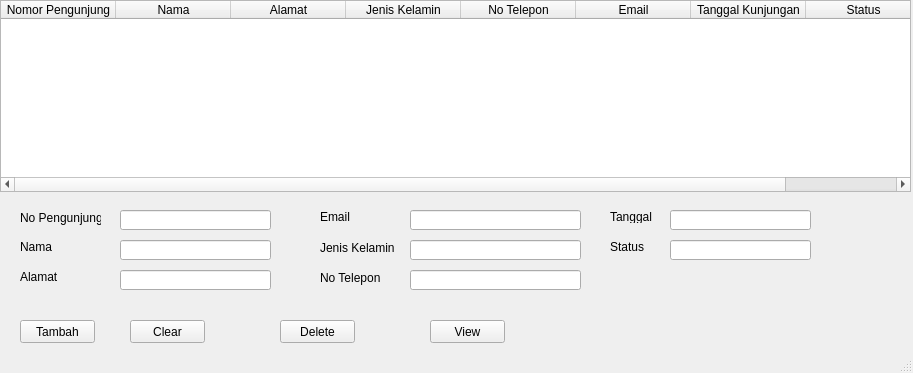
<?xml version="1.0" encoding="UTF-8"?>
<ui version="4.0">
 <class>MainWindow</class>
 <widget class="QMainWindow" name="MainWindow">
  <property name="geometry">
   <rect>
    <x>0</x>
    <y>0</y>
    <width>913</width>
    <height>373</height>
   </rect>
  </property>
  <property name="windowTitle">
   <string>Data Pengunjung Objek Wisata</string>
  </property>
  <widget class="QWidget" name="centralwidget">
   <widget class="QLabel" name="label">
    <property name="geometry">
     <rect>
      <x>20</x>
      <y>210</y>
      <width>81</width>
      <height>16</height>
     </rect>
    </property>
    <property name="text">
     <string>No Pengunjung</string>
    </property>
   </widget>
   <widget class="QLabel" name="label_2">
    <property name="geometry">
     <rect>
      <x>20</x>
      <y>240</y>
      <width>47</width>
      <height>13</height>
     </rect>
    </property>
    <property name="text">
     <string>Nama</string>
    </property>
   </widget>
   <widget class="QLabel" name="label_3">
    <property name="geometry">
     <rect>
      <x>20</x>
      <y>270</y>
      <width>47</width>
      <height>13</height>
     </rect>
    </property>
    <property name="text">
     <string>Alamat</string>
    </property>
   </widget>
   <widget class="QLabel" name="label_4">
    <property name="geometry">
     <rect>
      <x>320</x>
      <y>240</y>
      <width>81</width>
      <height>16</height>
     </rect>
    </property>
    <property name="text">
     <string>Jenis Kelamin</string>
    </property>
   </widget>
   <widget class="QLabel" name="label_5">
    <property name="geometry">
     <rect>
      <x>320</x>
      <y>270</y>
      <width>71</width>
      <height>16</height>
     </rect>
    </property>
    <property name="text">
     <string>No Telepon</string>
    </property>
   </widget>
   <widget class="QLineEdit" name="txtnp">
    <property name="geometry">
     <rect>
      <x>120</x>
      <y>210</y>
      <width>151</width>
      <height>20</height>
     </rect>
    </property>
   </widget>
   <widget class="QLineEdit" name="txtnm">
    <property name="geometry">
     <rect>
      <x>120</x>
      <y>240</y>
      <width>151</width>
      <height>20</height>
     </rect>
    </property>
   </widget>
   <widget class="QLineEdit" name="txtal">
    <property name="geometry">
     <rect>
      <x>120</x>
      <y>270</y>
      <width>151</width>
      <height>20</height>
     </rect>
    </property>
   </widget>
   <widget class="QLineEdit" name="txtem">
    <property name="geometry">
     <rect>
      <x>410</x>
      <y>210</y>
      <width>171</width>
      <height>20</height>
     </rect>
    </property>
   </widget>
   <widget class="QLineEdit" name="txtjk">
    <property name="geometry">
     <rect>
      <x>410</x>
      <y>240</y>
      <width>171</width>
      <height>20</height>
     </rect>
    </property>
   </widget>
   <widget class="QTableWidget" name="tableWidget">
    <property name="geometry">
     <rect>
      <x>0</x>
      <y>0</y>
      <width>911</width>
      <height>192</height>
     </rect>
    </property>
    <attribute name="horizontalHeaderDefaultSectionSize">
     <number>115</number>
    </attribute>
    <column>
     <property name="text">
      <string>Nomor Pengunjung</string>
     </property>
    </column>
    <column>
     <property name="text">
      <string>Nama</string>
     </property>
    </column>
    <column>
     <property name="text">
      <string>Alamat</string>
     </property>
    </column>
    <column>
     <property name="text">
      <string>Jenis Kelamin</string>
     </property>
    </column>
    <column>
     <property name="text">
      <string>No Telepon</string>
     </property>
    </column>
    <column>
     <property name="text">
      <string>Email</string>
     </property>
    </column>
    <column>
     <property name="text">
      <string>Tanggal Kunjungan</string>
     </property>
    </column>
    <column>
     <property name="text">
      <string>Status</string>
     </property>
    </column>
   </widget>
   <widget class="QLabel" name="label_6">
    <property name="geometry">
     <rect>
      <x>320</x>
      <y>210</y>
      <width>47</width>
      <height>13</height>
     </rect>
    </property>
    <property name="text">
     <string>Email</string>
    </property>
   </widget>
   <widget class="QLineEdit" name="txtnt">
    <property name="geometry">
     <rect>
      <x>410</x>
      <y>270</y>
      <width>171</width>
      <height>20</height>
     </rect>
    </property>
   </widget>
   <widget class="QPushButton" name="btn_tambah">
    <property name="geometry">
     <rect>
      <x>20</x>
      <y>320</y>
      <width>75</width>
      <height>23</height>
     </rect>
    </property>
    <property name="text">
     <string>Tambah</string>
    </property>
   </widget>
   <widget class="QPushButton" name="btn_clear">
    <property name="geometry">
     <rect>
      <x>130</x>
      <y>320</y>
      <width>75</width>
      <height>23</height>
     </rect>
    </property>
    <property name="text">
     <string>Clear</string>
    </property>
   </widget>
   <widget class="QPushButton" name="btn_delete">
    <property name="geometry">
     <rect>
      <x>280</x>
      <y>320</y>
      <width>75</width>
      <height>23</height>
     </rect>
    </property>
    <property name="text">
     <string>Delete</string>
    </property>
   </widget>
   <widget class="QPushButton" name="btn_view">
    <property name="geometry">
     <rect>
      <x>430</x>
      <y>320</y>
      <width>75</width>
      <height>23</height>
     </rect>
    </property>
    <property name="text">
     <string>View</string>
    </property>
   </widget>
   <widget class="QLabel" name="label_7">
    <property name="geometry">
     <rect>
      <x>610</x>
      <y>210</y>
      <width>47</width>
      <height>13</height>
     </rect>
    </property>
    <property name="text">
     <string>Tanggal</string>
    </property>
   </widget>
   <widget class="QLabel" name="label_8">
    <property name="geometry">
     <rect>
      <x>610</x>
      <y>240</y>
      <width>47</width>
      <height>13</height>
     </rect>
    </property>
    <property name="text">
     <string>Status</string>
    </property>
   </widget>
   <widget class="QLineEdit" name="txttgl">
    <property name="geometry">
     <rect>
      <x>670</x>
      <y>210</y>
      <width>141</width>
      <height>20</height>
     </rect>
    </property>
   </widget>
   <widget class="QLineEdit" name="txtst">
    <property name="geometry">
     <rect>
      <x>670</x>
      <y>240</y>
      <width>141</width>
      <height>20</height>
     </rect>
    </property>
   </widget>
  </widget>
  <widget class="QStatusBar" name="statusbar"/>
 </widget>
 <resources/>
 <connections/>
</ui>
